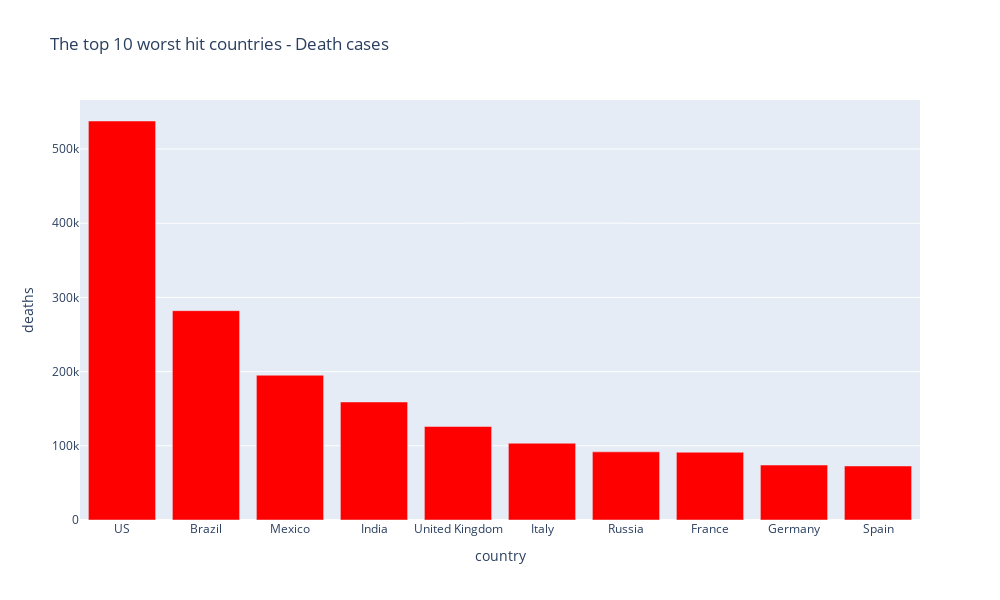

The code cell stored with this chart in its notebook:
### Markdown cell above
### Bar chart with the top 10 worst hit countries - Death Cases

### Code cell
figura = px.bar(
    sorted_deaths,
    x = "country",
    y = "deaths",
    title= "The top 10 worst hit countries - Death cases", # the axis names
    color_discrete_sequence=["red"], 
    height=600,
    width=1000
)


#figura.write_image("images/fig4.png")
figura.show()

### Figure 1 — Plotly figure (JSON) as saved in the notebook; plotly's stock layout.template omitted (floating-point values rounded to 4 significant figures)
{"data": [{"alignmentgroup": "True", "hovertemplate": "country=%{x}<br>deaths=%{y}<extra></extra>", "legendgroup": "", "marker": {"color": "red"}, "name": "", "offsetgroup": "", "orientation": "v", "showlegend": false, "textposition": "auto", "type": "bar", "x": ["US", "Brazil", "Mexico", "India", "United Kingdom", "Italy", "Russia", "France", "Germany", "Spain"], "xaxis": "x", "y": [537747, 282127, 195119, 159044, 126068, 103432, 91815, 91324, 74043, 72793], "yaxis": "y"}], "layout": {"barmode": "relative", "height": 600, "legend": {"tracegroupgap": 0}, "title": {"text": "The top 10 worst hit countries - Death cases"}, "width": 1000, "xaxis": {"anchor": "y", "domain": [0, 1], "title": {"text": "country"}}, "yaxis": {"anchor": "x", "domain": [0, 1], "title": {"text": "deaths"}}}}
